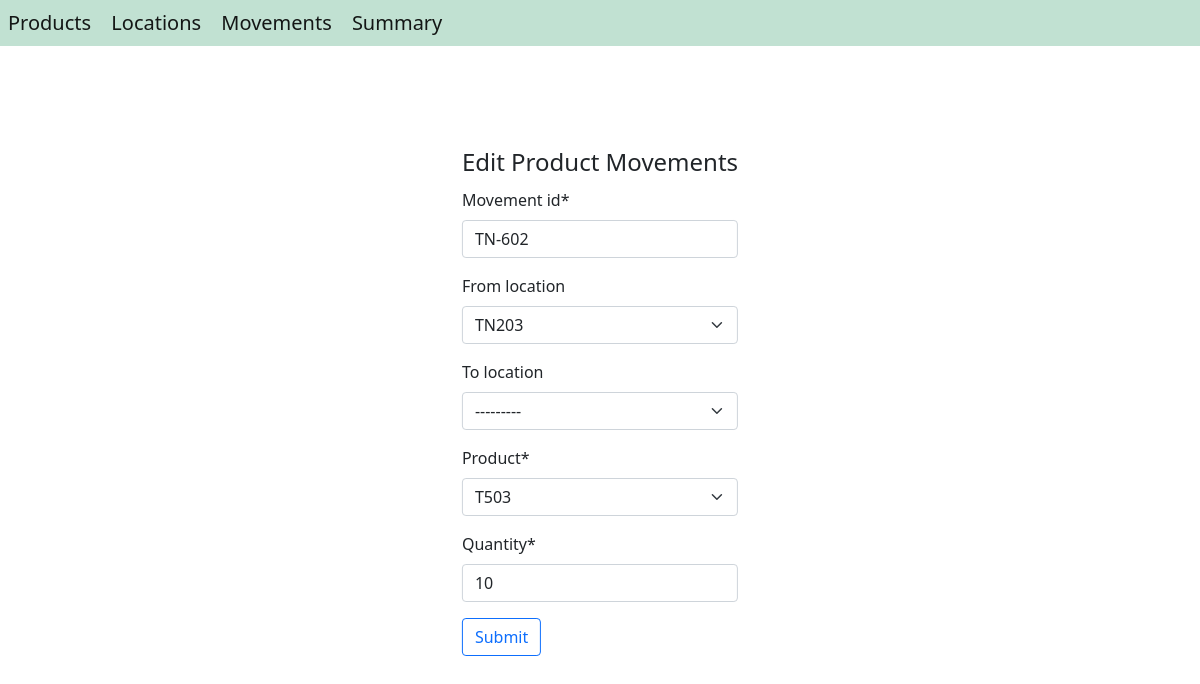
/edit-movement/TN-602, run on the app's committed database.
### inventory_management/models.py (models this page shows, shortened)
class ProductMovement(models.Model):
    movement_id = models.CharField(max_length=16, primary_key=True)
    timestamp = models.DateTimeField(auto_now=True)
    from_location = models.ForeignKey(Location, null=True, blank=True, on_delete=models.CASCADE, related_name='from_location')
    to_location = models.ForeignKey(Location, null=True, blank=True, on_delete=models.CASCADE, related_name='to_location')
    product = models.ForeignKey(Product, on_delete=models.CASCADE)
    quantity = models.IntegerField()

class Product(models.Model):
    product_id = models.CharField(max_length=16, primary_key=True)
    product_name = models.CharField(max_length=64)
    def __str__(self):
        return self.product_id

### inventory_management/views.py (the view)
# urls.py: path('edit-movement/<pk>', EditMovement.as_view(), name='edit_movement'),
class EditMovement(UpdateView):
    model = ProductMovement
    success_url = reverse_lazy('movements')
    template_name = 'inventory_management/create.html'
    fields = '__all__'
    def get_context_data(self, **kwargs):
        context = super().get_context_data(**kwargs)
        context['title'] = 'Edit movements'
        context['form_title'] = 'Edit Product Movements'
        return context

### inventory_management/models.py (called while the page is built)
    def __str__(self):
        return self.location_id

### inventory_management/templates/inventory_management/create.html (shortened to what this page needs)
{% extends "inventory_management/home.html" %}
{% load crispy_forms_tags %}
{% block body %}
<form method="post">
	<div class="position-absolute top-50 start-50 translate-middle">
		<legend>{{ form_title }}</legend>
		{{ form|crispy }}
        <input type="submit" class="btn btn-outline-primary">
	</div>
</form>
{% endblock body %}

### data on the page
ProductMovement: movement_id "TN-602", from_location "TN203", to_location "---------", quantity "10"
Product: product "T503"
